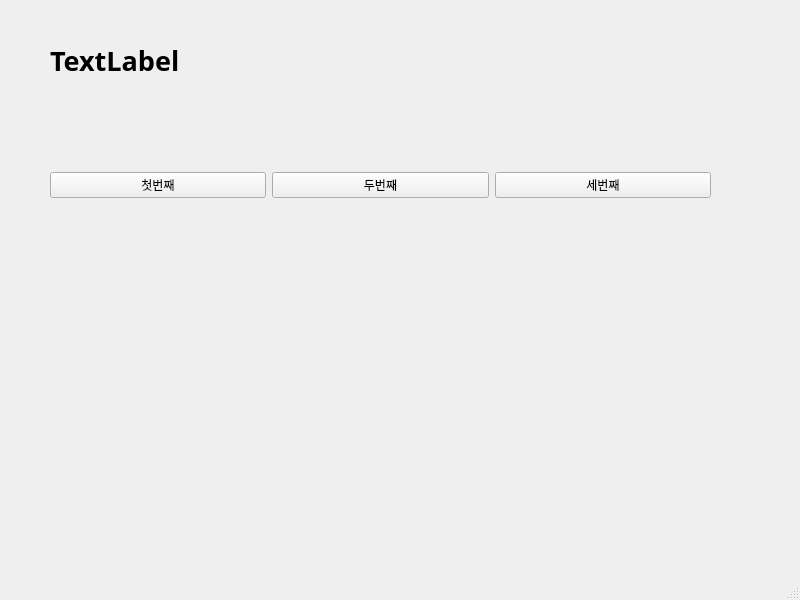
<?xml version="1.0" encoding="UTF-8"?>
<ui version="4.0">
 <class>MainWindow</class>
 <widget class="QMainWindow" name="MainWindow">
  <property name="geometry">
   <rect>
    <x>0</x>
    <y>0</y>
    <width>800</width>
    <height>600</height>
   </rect>
  </property>
  <property name="windowTitle">
   <string>MainWindow</string>
  </property>
  <widget class="QWidget" name="centralwidget">
   <widget class="QWidget" name="horizontalLayoutWidget">
    <property name="geometry">
     <rect>
      <x>50</x>
      <y>110</y>
      <width>661</width>
      <height>151</height>
     </rect>
    </property>
    <layout class="QHBoxLayout" name="horizontalLayout">
     <item>
      <widget class="QPushButton" name="pushButton_3">
       <property name="text">
        <string>첫번째</string>
       </property>
      </widget>
     </item>
     <item>
      <widget class="QPushButton" name="pushButton_2">
       <property name="text">
        <string>두번째</string>
       </property>
      </widget>
     </item>
     <item>
      <widget class="QPushButton" name="pushButton">
       <property name="text">
        <string>세번째</string>
       </property>
      </widget>
     </item>
    </layout>
   </widget>
   <widget class="QLabel" name="label">
    <property name="geometry">
     <rect>
      <x>50</x>
      <y>30</y>
      <width>661</width>
      <height>61</height>
     </rect>
    </property>
    <property name="font">
     <font>
      <family>맑은 고딕</family>
      <pointsize>20</pointsize>
      <weight>75</weight>
      <bold>true</bold>
     </font>
    </property>
    <property name="text">
     <string>TextLabel</string>
    </property>
   </widget>
  </widget>
  <widget class="QMenuBar" name="menubar">
   <property name="geometry">
    <rect>
     <x>0</x>
     <y>0</y>
     <width>800</width>
     <height>26</height>
    </rect>
   </property>
  </widget>
  <widget class="QStatusBar" name="statusbar"/>
 </widget>
 <resources/>
 <connections>
  <connection>
   <sender>pushButton_3</sender>
   <signal>clicked()</signal>
   <receiver>MainWindow</receiver>
   <slot>firstClick()</slot>
   <hints>
    <hint type="sourcelabel">
     <x>187</x>
     <y>214</y>
    </hint>
    <hint type="destinationlabel">
     <x>149</x>
     <y>272</y>
    </hint>
   </hints>
  </connection>
  <connection>
   <sender>pushButton_2</sender>
   <signal>clicked()</signal>
   <receiver>MainWindow</receiver>
   <slot>secondClick()</slot>
   <hints>
    <hint type="sourcelabel">
     <x>293</x>
     <y>212</y>
    </hint>
    <hint type="destinationlabel">
     <x>385</x>
     <y>263</y>
    </hint>
   </hints>
  </connection>
  <connection>
   <sender>pushButton</sender>
   <signal>clicked()</signal>
   <receiver>MainWindow</receiver>
   <slot>thirdClick()</slot>
   <hints>
    <hint type="sourcelabel">
     <x>561</x>
     <y>212</y>
    </hint>
    <hint type="destinationlabel">
     <x>613</x>
     <y>260</y>
    </hint>
   </hints>
  </connection>
 </connections>
 <slots>
  <slot>firstClick()</slot>
  <slot>secondClick()</slot>
  <slot>thirdClick()</slot>
 </slots>
</ui>
